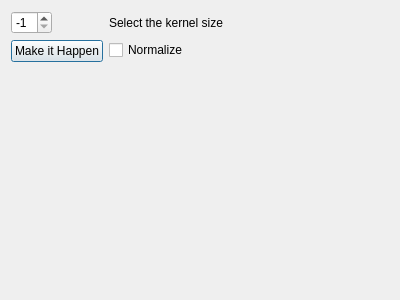
<?xml version="1.0" encoding="UTF-8"?>
<ui version="4.0">
 <class>customKernel</class>
 <widget class="QDialog" name="customKernel">
  <property name="geometry">
   <rect>
    <x>0</x>
    <y>0</y>
    <width>400</width>
    <height>300</height>
   </rect>
  </property>
  <property name="windowTitle">
   <string>Custom Kernel2D</string>
  </property>
  <layout class="QGridLayout" name="gridLayout">
   <item row="1" column="0">
    <layout class="QVBoxLayout" name="vBox"/>
   </item>
   <item row="0" column="0">
    <layout class="QFormLayout" name="formLayout">
     <property name="fieldGrowthPolicy">
      <enum>QFormLayout::AllNonFixedFieldsGrow</enum>
     </property>
     <item row="0" column="0">
      <widget class="QSpinBox" name="spinBox">
       <property name="minimum">
        <number>-1</number>
       </property>
       <property name="maximum">
        <number>99</number>
       </property>
       <property name="singleStep">
        <number>2</number>
       </property>
       <property name="value">
        <number>-1</number>
       </property>
      </widget>
     </item>
     <item row="0" column="1">
      <widget class="QLabel" name="info">
       <property name="text">
        <string>Select the kernel size</string>
       </property>
      </widget>
     </item>
     <item row="1" column="0">
      <widget class="QPushButton" name="rogerThat">
       <property name="text">
        <string>Make it Happen</string>
       </property>
      </widget>
     </item>
     <item row="1" column="1">
      <widget class="QCheckBox" name="normalizeCheck">
       <property name="text">
        <string>Normalize</string>
       </property>
      </widget>
     </item>
    </layout>
   </item>
  </layout>
 </widget>
 <resources/>
 <connections/>
</ui>
